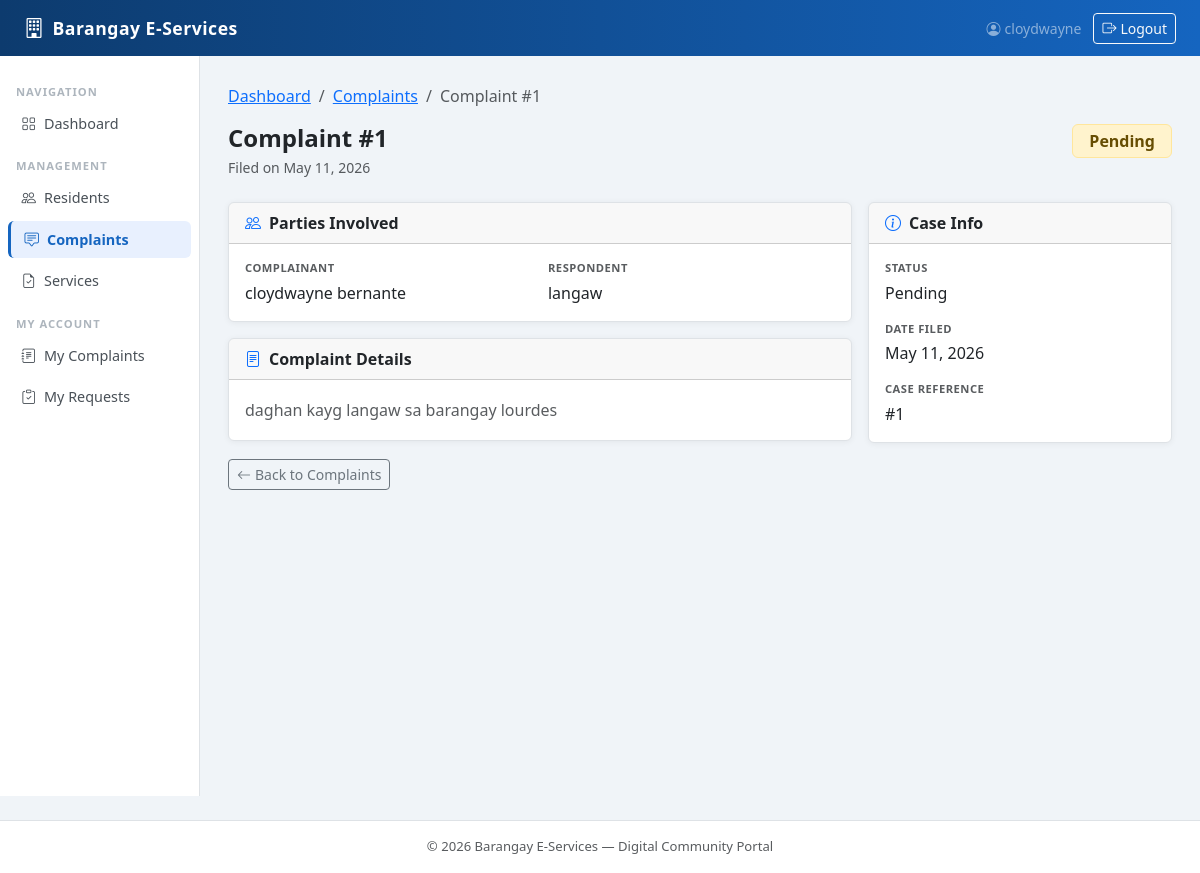
/complaints/1/ (signed in), run on the app's committed database.
### authentication/models.py (models this page shows)
class User(AbstractUser):
    ROLE_CHOICES = (
        ('resident', 'Resident'),
        ('staff', 'Staff'),
        ('admin', 'Admin'),
    )
    role = models.CharField(max_length=20, choices=ROLE_CHOICES)
    groups = models.ManyToManyField(
        'auth.Group',
        related_name='authentication_users',
        blank=True,
        help_text='The groups this user belongs to.',
        verbose_name='groups',
    )
    user_permissions = models.ManyToManyField(
        'auth.Permission',
        related_name='authentication_users',
        blank=True,
        help_text='Specific permissions for this user.',
        verbose_name='user permissions',
    )

### complaints/models.py (models this page shows, shortened)
class Complaint(models.Model):
    STATUS_CHOICES = (
        ('pending', 'Pending'),
        ('in_progress', 'In Progress'),
        ('resolved', 'Resolved'),
        ('rejected', 'Rejected'),
    )
    complainant = models.ForeignKey(Resident, on_delete=models.CASCADE, related_name='complaints_made')
    respondent_name = models.CharField(max_length=200)
    complaint_details = models.TextField()
    status = models.CharField(max_length=20, choices=STATUS_CHOICES, default='pending')
    created_at = models.DateTimeField(auto_now_add=True)

### residents/models.py (models this page shows)
class Resident(models.Model):
    user = models.OneToOneField(User, on_delete=models.CASCADE)
    first_name = models.CharField(max_length=100)
    last_name = models.CharField(max_length=100)
    middle_name = models.CharField(max_length=100, blank=True, null=True)
    birth_date = models.DateField()
    gender = models.CharField(max_length=10)
    contact_number = models.CharField(max_length=13)
    purok = models.CharField(max_length=100)
    address = models.TextField()
    civil_status = models.CharField(max_length=20)
    created_at = models.DateTimeField(auto_now_add=True)
    def __str__(self):
        return f"{self.first_name} {self.last_name}"

### complaints/views.py (the view)
# urls.py: path('<int:pk>/', views.complaint_detail, name='complaint_detail'),
@login_required
def complaint_detail(request, pk):
    complaint = get_object_or_404(Complaint, pk=pk)
    return render(request, 'complaints/complaint_detail.html', {'complaint': complaint})

### templates/complaints/complaint_detail.html (shortened to what this page needs)
{% extends 'base/base.html' %}
{% block nav_complaints %}active{% endblock %}
{% block content %}
<nav aria-label="breadcrumb" class="mb-3">
    <ol class="breadcrumb small">
        <li class="breadcrumb-item"><a href="{% url 'core:dashboard' %}">Dashboard</a></li>
        <li class="breadcrumb-item"><a href="{% url 'complaints:complaint_list' %}">Complaints</a></li>
        <li class="breadcrumb-item active">Complaint #{{ complaint.pk }}</li>
    </ol>
</nav>
<div class="d-flex justify-content-between align-items-start flex-wrap gap-2 mb-4">
    <div>
        <h4 class="fw-bold mb-1">Complaint #{{ complaint.pk }}</h4>
        <p class="text-muted small mb-0">Filed on {{ complaint.created_at|date:"F d, Y" }}</p>
    </div>
    <div>
        {% if complaint.status == 'pending' %}
            <span class="badge bg-warning-subtle text-warning-emphasis border border-warning-subtle fs-6 px-3 py-2">Pending</span>
        {% elif complaint.status == 'in_progress' %}
            <span class="badge bg-info-subtle text-info-emphasis border border-info-subtle fs-6 px-3 py-2">In Progress</span>
        {% elif complaint.status == 'resolved' %}
            <span class="badge bg-success-subtle text-success-emphasis border border-success-subtle fs-6 px-3 py-2">Resolved</span>
        {% else %}
            <span class="badge bg-danger-subtle text-danger-emphasis border border-danger-subtle fs-6 px-3 py-2">{{ complaint.get_status_display }}</span>
        {% endif %}
    </div>
</div>
<div class="row g-3">
    <div class="col-md-8">
        <div class="card mb-3">
            <div class="card-header d-flex align-items-center gap-2">
                <i class="bi bi-people text-primary"></i> Parties Involved
            </div>
            <div class="card-body">
                <div class="row g-3">
                    <div class="col-sm-6">
                        <p class="text-muted small mb-1 text-uppercase fw-semibold" style="font-size:.7rem;letter-spacing:.5px;">Complainant</p>
                        <p class="fw-medium mb-0">{{ complaint.complainant }}</p>
                    </div>
                    <div class="col-sm-6">
                        <p class="text-muted small mb-1 text-uppercase fw-semibold" style="font-size:.7rem;letter-spacing:.5px;">Respondent</p>
                        <p class="fw-medium mb-0">{{ complaint.respondent_name }}</p>
                    </div>
                </div>
            </div>
        </div>
        <div class="card">
            <div class="card-header d-flex align-items-center gap-2">
                <i class="bi bi-file-text text-primary"></i> Complaint Details
            </div>
            <div class="card-body">
                <p class="text-muted mb-0" style="line-height:1.75;white-space:pre-line;">{{ complaint.complaint_details }}</p>
            </div>
        </div>
    </div>
    <div class="col-md-4">
        <div class="card">
            <div class="card-header d-flex align-items-center gap-2">
                <i class="bi bi-info-circle text-primary"></i> Case Info
            </div>
            <div class="card-body d-flex flex-column gap-3">
                <div>
                    <p class="text-muted small mb-1 text-uppercase fw-semibold" style="font-size:.7rem;letter-spacing:.5px;">Status</p>
                    <p class="fw-medium mb-0">{{ complaint.get_status_display }}</p>
                </div>
                <div>
                    <p class="text-muted small mb-1 text-uppercase fw-semibold" style="font-size:.7rem;letter-spacing:.5px;">Date Filed</p>
                    <p class="fw-medium mb-0">{{ complaint.created_at|date:"F d, Y" }}</p>
                </div>
                <div>
                    <p class="text-muted small mb-1 text-uppercase fw-semibold" style="font-size:.7rem;letter-spacing:.5px;">Case Reference</p>
                    <p class="fw-medium mb-0">#{{ complaint.pk }}</p>
                </div>
            </div>
        </div>
    </div>
</div>
<div class="mt-3">
    <a href="{% url 'complaints:complaint_list' %}" class="btn btn-outline-secondary btn-sm">
        <i class="bi bi-arrow-left me-1"></i>Back to Complaints
    </a>
</div>
{% endblock %}

### templates/base/base.html (shortened to what this page needs)
<!DOCTYPE html>
<html lang="en">
<head>
    <link href="https://cdn.jsdelivr.net/npm/bootstrap@5.3.3/dist/css/bootstrap.min.css" rel="stylesheet">
    <link href="https://cdn.jsdelivr.net/npm/bootstrap-icons@1.11.3/font/bootstrap-icons.min.css" rel="stylesheet">
</head>
<body>
<nav class="navbar navbar-expand-lg navbar-dark">
    <div class="container-fluid px-4">
        <a class="navbar-brand d-flex align-items-center gap-2" href="{% url 'core:dashboard' %}">
            <i class="bi bi-building fs-5"></i>
            <span>Barangay E-Services</span>
        </a>
        <div class="collapse navbar-collapse" id="mainNav">
            <ul class="navbar-nav ms-auto align-items-center gap-1">
                {% if user.is_authenticated %}
                <li class="nav-item">
                    <span class="navbar-text text-white-50 small me-2">
                        <i class="bi bi-person-circle me-1"></i>{{ user.username }}
                    </span>
                </li>
                <li class="nav-item">
                    <form method="post" action="{% url 'authentication:logout_user' %}" class="d-inline m-0">
                        <button type="submit" class="btn btn-sm btn-outline-light">
                            <i class="bi bi-box-arrow-right me-1"></i>Logout
                        </button>
                    </form>
                </li>
                {% endif %}
            </ul>
        </div>
    </div>
</nav>
{% block full_page %}
<div class="container-fluid">
    <div class="row">
        {% if user.is_authenticated %}
        <nav class="col-md-2 d-none d-md-block sidebar py-3 px-2">
            <div class="position-sticky pt-1">
                <p class="sidebar-heading px-2 mt-2 mb-1">Navigation</p>
                <ul class="nav flex-column gap-1">
                    <li class="nav-item">
                        <a class="nav-link {% block nav_dashboard %}{% endblock %}" href="{% url 'core:dashboard' %}">
                            <i class="bi bi-grid me-2"></i>Dashboard
                        </a>
                    </li>
                </ul>
                <p class="sidebar-heading px-2 mt-3 mb-1">Management</p>
                <ul class="nav flex-column gap-1">
                    <li class="nav-item">
                        <a class="nav-link {% block nav_residents %}{% endblock %}" href="{% url 'residents:resident_list' %}">
                            <i class="bi bi-people me-2"></i>Residents
                        </a>
                    </li>
                    <li class="nav-item">
                        <a class="nav-link {% block nav_complaints %}{% endblock %}" href="{% url 'complaints:complaint_list' %}">
                            <i class="bi bi-chat-square-text me-2"></i>Complaints
                        </a>
                    </li>
                    <li class="nav-item">
                        <a class="nav-link {% block nav_services %}{% endblock %}" href="{% url 'services:service_list' %}">
                            <i class="bi bi-file-earmark-check me-2"></i>Services
                        </a>
                    </li>
                </ul>
                <p class="sidebar-heading px-2 mt-3 mb-1">My Account</p>
                <ul class="nav flex-column gap-1">
                    <li class="nav-item">
                        <a class="nav-link {% block nav_my_complaints %}{% endblock %}" href="{% url 'complaints:my_complaints' %}">
                            <i class="bi bi-journal-text me-2"></i>My Complaints
                        </a>
                    </li>
                    <li class="nav-item">
                        <a class="nav-link {% block nav_my_requests %}{% endblock %}" href="{% url 'services:my_requests' %}">
                            <i class="bi bi-clipboard-check me-2"></i>My Requests
                        </a>
                    </li>
                </ul>
            </div>
        </nav>
        <main class="col-md-10 page-content">
        {% else %}
        <main class="col-12 page-content">
        {% endif %}
            {% block content %}{% endblock %}
        </main>
    </div>
</div>
{% endblock %}
<footer class="border-top bg-white text-center text-muted py-3 mt-4">
    &copy; {% now "Y" %} Barangay E-Services &mdash; Digital Community Portal
</footer>
</body>
</html>

### templates/base/base.html (style rules this page uses)
body { background-color: #f0f4f8; }
.navbar { background: linear-gradient(90deg, #0d3b6e 0%, #1565c0 100%) !important; }
.navbar-brand { font-weight: 700; letter-spacing: .5px; font-size: 1.1rem; }
.sidebar { min-height: calc(100vh - 60px); background: #fff; border-right: 1px solid #dee2e6; }
.sidebar .nav-link { color: #495057; border-radius: .375rem; padding: .5rem .85rem; font-size: .9rem; }
.sidebar .nav-link.active { background: #e8f0fe; color: #1565c0; font-weight: 600; border-left: 3px solid #1565c0; }
.sidebar .nav-link i { width: 20px; }
.sidebar-heading { font-size: .7rem; font-weight: 700; text-transform: uppercase; letter-spacing: 1px; color: #adb5bd; }
.page-content { padding: 1.75rem; }
.card { border: 1px solid #dee2e6; box-shadow: 0 1px 6px rgba(0,0,0,.06); }
.card-header { font-weight: 600; }
footer { font-size: .82rem; }

### data on the page
User: username "cloydwayne"
Complaint: pk "1", created_at "May 11, 2026", complainant "cloydwayne bernante", respondent_name "langaw", complaint_details "daghan kayg langaw sa barangay lourdes", status "Pending"
